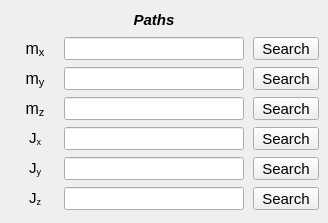
       <widget class="QWidget" name="tab_mass_table">
        <attribute name="title">
         <string>Mass</string>
        </attribute>
        <widget class="QWidget" name="gridLayoutWidget_2">
         <property name="geometry">
          <rect>
           <x>10</x>
           <y>6</y>
           <width>309</width>
           <height>208</height>
          </rect>
         </property>
         <layout class="QGridLayout" name="gridLayout_2">
          <property name="leftMargin">
           <number>5</number>
          </property>
          <property name="topMargin">
           <number>3</number>
          </property>
          <property name="bottomMargin">
           <number>4</number>
          </property>
          <property name="horizontalSpacing">
           <number>9</number>
          </property>
          <property name="verticalSpacing">
           <number>7</number>
          </property>
          <item row="6" column="0">
           <widget class="QLabel" name="label_37">
            <property name="enabled">
             <bool>true</bool>
            </property>
            <property name="minimumSize">
             <size>
              <width>40</width>
              <height>23</height>
             </size>
            </property>
            <property name="maximumSize">
             <size>
              <width>40</width>
              <height>23</height>
             </size>
            </property>
            <property name="font">
             <font>
              <pointsize>11</pointsize>
             </font>
            </property>
            <property name="text">
             <string>&lt;html&gt;&lt;head/&gt;&lt;body&gt;&lt;p align=&quot;center&quot;&gt;&lt;span style=&quot; font-size:11pt;&quot;&gt;J&lt;/span&gt;&lt;span style=&quot; font-size:11pt; vertical-align:sub;&quot;&gt;z&lt;/span&gt;&lt;/p&gt;&lt;/body&gt;&lt;/html&gt;</string>
            </property>
            <property name="alignment">
             <set>Qt::AlignCenter</set>
            </property>
           </widget>
          </item>
          <item row="1" column="1">
           <widget class="QLineEdit" name="lineEdit_path_table_Mx">
            <property name="enabled">
             <bool>true</bool>
            </property>
            <property name="minimumSize">
             <size>
              <width>0</width>
              <height>23</height>
             </size>
            </property>
            <property name="maximumSize">
             <size>
              <width>16777215</width>
              <height>23</height>
             </size>
            </property>
            <property name="font">
             <font>
              <pointsize>8</pointsize>
              <weight>50</weight>
              <bold>false</bold>
             </font>
            </property>
            <property name="alignment">
             <set>Qt::AlignCenter</set>
            </property>
           </widget>
          </item>
          <item row="2" column="1">
           <widget class="QLineEdit" name="lineEdit_path_table_My">
            <property name="enabled">
             <bool>true</bool>
            </property>
            <property name="minimumSize">
             <size>
              <width>0</width>
              <height>23</height>
             </size>
            </property>
            <property name="maximumSize">
             <size>
              <width>16777215</width>
              <height>23</height>
             </size>
            </property>
            <property name="font">
             <font>
              <pointsize>8</pointsize>
              <weight>50</weight>
              <bold>false</bold>
             </font>
            </property>
            <property name="alignment">
             <set>Qt::AlignCenter</set>
            </property>
           </widget>
          </item>
          <item row="1" column="0">
           <widget class="QLabel" name="label_34">
            <property name="enabled">
             <bool>true</bool>
            </property>
            <property name="minimumSize">
             <size>
              <width>40</width>
              <height>23</height>
             </size>
            </property>
            <property name="maximumSize">
             <size>
              <width>40</width>
              <height>23</height>
             </size>
            </property>
            <property name="font">
             <font>
              <pointsize>11</pointsize>
             </font>
            </property>
            <property name="text">
             <string>&lt;html&gt;&lt;head/&gt;&lt;body&gt;&lt;p align=&quot;center&quot;&gt;&lt;span style=&quot; font-size:12pt;&quot;&gt;m&lt;/span&gt;&lt;span style=&quot; font-size:12pt; vertical-align:sub;&quot;&gt;x&lt;/span&gt;&lt;/p&gt;&lt;/body&gt;&lt;/html&gt;</string>
            </property>
            <property name="alignment">
             <set>Qt::AlignCenter</set>
            </property>
           </widget>
          </item>
          <item row="4" column="1">
           <widget class="QLineEdit" name="lineEdit_path_table_Jx">
            <property name="enabled">
             <bool>true</bool>
            </property>
            <property name="minimumSize">
             <size>
              <width>0</width>
              <height>23</height>
             </size>
            </property>
            <property name="maximumSize">
             <size>
              <width>16777215</width>
              <height>23</height>
             </size>
            </property>
            <property name="font">
             <font>
              <pointsize>8</pointsize>
              <weight>50</weight>
              <bold>false</bold>
             </font>
            </property>
            <property name="alignment">
             <set>Qt::AlignCenter</set>
            </property>
           </widget>
          </item>
          <item row="6" column="2">
           <widget class="QToolButton" name="toolButton_load_Jz_table">
            <property name="enabled">
             <bool>true</bool>
            </property>
            <property name="sizePolicy">
             <sizepolicy hsizetype="Expanding" vsizetype="Fixed">
              <horstretch>0</horstretch>
              <verstretch>0</verstretch>
             </sizepolicy>
            </property>
            <property name="minimumSize">
             <size>
              <width>0</width>
              <height>23</height>
             </size>
            </property>
            <property name="maximumSize">
             <size>
              <width>16777215</width>
              <height>23</height>
             </size>
            </property>
            <property name="font">
             <font>
              <pointsize>11</pointsize>
             </font>
            </property>
            <property name="text">
             <string>Search</string>
            </property>
            <property name="autoRaise">
             <bool>false</bool>
            </property>
            <property name="arrowType">
             <enum>Qt::NoArrow</enum>
            </property>
           </widget>
          </item>
          <item row="4" column="2">
           <widget class="QToolButton" name="toolButton_load_Jx_table">
            <property name="enabled">
             <bool>true</bool>
            </property>
            <property name="sizePolicy">
             <sizepolicy hsizetype="Expanding" vsizetype="Fixed">
              <horstretch>0</horstretch>
              <verstretch>0</verstretch>
             </sizepolicy>
            </property>
            <property name="minimumSize">
             <size>
              <width>0</width>
              <height>23</height>
             </size>
            </property>
            <property name="maximumSize">
             <size>
              <width>16777215</width>
              <height>23</height>
             </size>
            </property>
            <property name="font">
             <font>
              <pointsize>11</pointsize>
             </font>
            </property>
            <property name="text">
             <string>Search</string>
            </property>
            <property name="autoRaise">
             <bool>false</bool>
            </property>
            <property name="arrowType">
             <enum>Qt::NoArrow</enum>
            </property>
           </widget>
          </item>
          <item row="3" column="1">
           <widget class="QLineEdit" name="lineEdit_path_table_Mz">
            <property name="enabled">
             <bool>true</bool>
            </property>
            <property name="minimumSize">
             <size>
              <width>0</width>
              <height>23</height>
             </size>
            </property>
            <property name="maximumSize">
             <size>
              <width>16777215</width>
              <height>23</height>
             </size>
            </property>
            <property name="font">
             <font>
              <pointsize>8</pointsize>
              <weight>50</weight>
              <bold>false</bold>
             </font>
            </property>
            <property name="alignment">
             <set>Qt::AlignCenter</set>
            </property>
           </widget>
          </item>
          <item row="2" column="0">
           <widget class="QLabel" name="label_54">
            <property name="enabled">
             <bool>true</bool>
            </property>
            <property name="minimumSize">
             <size>
              <width>40</width>
              <height>23</height>
             </size>
            </property>
            <property name="maximumSize">
             <size>
              <width>40</width>
              <height>23</height>
             </size>
            </property>
            <property name="font">
             <font>
              <pointsize>11</pointsize>
             </font>
            </property>
            <property name="text">
             <string>&lt;html&gt;&lt;head/&gt;&lt;body&gt;&lt;p align=&quot;center&quot;&gt;&lt;span style=&quot; font-size:12pt;&quot;&gt;m&lt;/span&gt;&lt;span style=&quot; font-size:12pt; vertical-align:sub;&quot;&gt;y&lt;/span&gt;&lt;/p&gt;&lt;/body&gt;&lt;/html&gt;</string>
            </property>
            <property name="alignment">
             <set>Qt::AlignCenter</set>
            </property>
           </widget>
          </item>
          <item row="3" column="0">
           <widget class="QLabel" name="label_52">
            <property name="enabled">
             <bool>true</bool>
            </property>
            <property name="minimumSize">
             <size>
              <width>40</width>
              <height>23</height>
             </size>
            </property>
            <property name="maximumSize">
             <size>
              <width>40</width>
              <height>23</height>
             </size>
            </property>
            <property name="font">
             <font>
              <pointsize>11</pointsize>
             </font>
            </property>
            <property name="text">
             <string>&lt;html&gt;&lt;head/&gt;&lt;body&gt;&lt;p align=&quot;center&quot;&gt;&lt;span style=&quot; font-size:12pt;&quot;&gt;m&lt;/span&gt;&lt;span style=&quot; font-size:12pt; vertical-align:sub;&quot;&gt;z&lt;/span&gt;&lt;/p&gt;&lt;/body&gt;&lt;/html&gt;</string>
            </property>
            <property name="alignment">
             <set>Qt::AlignCenter</set>
            </property>
           </widget>
          </item>
          <item row="5" column="2">
           <widget class="QToolButton" name="toolButton_load_Jy_table">
            <property name="enabled">
             <bool>true</bool>
            </property>
            <property name="sizePolicy">
             <sizepolicy hsizetype="Expanding" vsizetype="Fixed">
              <horstretch>0</horstretch>
              <verstretch>0</verstretch>
             </sizepolicy>
            </property>
            <property name="minimumSize">
             <size>
              <width>0</width>
              <height>23</height>
             </size>
            </property>
            <property name="maximumSize">
             <size>
              <width>16777215</width>
              <height>23</height>
             </size>
            </property>
            <property name="font">
             <font>
              <pointsize>11</pointsize>
             </font>
            </property>
            <property name="text">
             <string>Search</string>
            </property>
            <property name="autoRaise">
             <bool>false</bool>
            </property>
            <property name="arrowType">
             <enum>Qt::NoArrow</enum>
            </property>
           </widget>
          </item>
          <item row="3" column="2">
           <widget class="QToolButton" name="toolButton_load_Mz_table">
            <property name="enabled">
             <bool>true</bool>
            </property>
            <property name="sizePolicy">
             <sizepolicy hsizetype="Expanding" vsizetype="Fixed">
              <horstretch>0</horstretch>
              <verstretch>0</verstretch>
             </sizepolicy>
            </property>
            <property name="minimumSize">
             <size>
              <width>0</width>
              <height>23</height>
             </size>
            </property>
            <property name="maximumSize">
             <size>
              <width>16777215</width>
              <height>23</height>
             </size>
            </property>
            <property name="font">
             <font>
              <pointsize>11</pointsize>
             </font>
            </property>
            <property name="text">
             <string>Search</string>
            </property>
            <property name="autoRaise">
             <bool>false</bool>
            </property>
            <property name="arrowType">
             <enum>Qt::NoArrow</enum>
            </property>
           </widget>
          </item>
          <item row="2" column="2">
           <widget class="QToolButton" name="toolButton_load_My_table">
            <property name="enabled">
             <bool>true</bool>
            </property>
            <property name="sizePolicy">
             <sizepolicy hsizetype="Expanding" vsizetype="Fixed">
              <horstretch>0</horstretch>
              <verstretch>0</verstretch>
             </sizepolicy>
            </property>
            <property name="minimumSize">
             <size>
              <width>0</width>
              <height>23</height>
             </size>
            </property>
            <property name="maximumSize">
             <size>
              <width>16777215</width>
              <height>23</height>
             </size>
            </property>
            <property name="font">
             <font>
              <pointsize>11</pointsize>
             </font>
            </property>
            <property name="text">
             <string>Search</string>
            </property>
            <property name="autoRaise">
             <bool>false</bool>
            </property>
            <property name="arrowType">
             <enum>Qt::NoArrow</enum>
            </property>
           </widget>
          </item>
          <item row="1" column="2">
           <widget class="QToolButton" name="toolButton_load_Mx_table">
            <property name="enabled">
             <bool>true</bool>
            </property>
            <property name="sizePolicy">
             <sizepolicy hsizetype="Expanding" vsizetype="Fixed">
              <horstretch>0</horstretch>
              <verstretch>0</verstretch>
             </sizepolicy>
            </property>
            <property name="minimumSize">
             <size>
              <width>0</width>
              <height>23</height>
             </size>
            </property>
            <property name="maximumSize">
             <size>
              <width>16777215</width>
              <height>23</height>
             </size>
            </property>
            <property name="font">
             <font>
              <pointsize>11</pointsize>
             </font>
            </property>
            <property name="text">
             <string>Search</string>
            </property>
            <property name="autoRaise">
             <bool>false</bool>
            </property>
            <property name="arrowType">
             <enum>Qt::NoArrow</enum>
            </property>
           </widget>
          </item>
          <item row="5" column="1">
           <widget class="QLineEdit" name="lineEdit_path_table_Jy">
            <property name="enabled">
             <bool>true</bool>
            </property>
            <property name="minimumSize">
             <size>
              <width>0</width>
              <height>23</height>
             </size>
            </property>
            <property name="maximumSize">
             <size>
              <width>16777215</width>
              <height>23</height>
             </size>
            </property>
            <property name="font">
             <font>
              <pointsize>8</pointsize>
              <weight>50</weight>
              <bold>false</bold>
             </font>
            </property>
            <property name="alignment">
             <set>Qt::AlignCenter</set>
            </property>
           </widget>
          </item>
          <item row="6" column="1">
           <widget class="QLineEdit" name="lineEdit_path_table_Jz">
            <property name="enabled">
             <bool>true</bool>
            </property>
            <property name="minimumSize">
             <size>
              <width>0</width>
              <height>23</height>
             </size>
            </property>
            <property name="maximumSize">
             <size>
              <width>16777215</width>
              <height>23</height>
             </size>
            </property>
            <property name="font">
             <font>
              <pointsize>8</pointsize>
              <weight>50</weight>
              <bold>false</bold>
             </font>
            </property>
            <property name="alignment">
             <set>Qt::AlignCenter</set>
            </property>
           </widget>
          </item>
          <item row="4" column="0">
           <widget class="QLabel" name="label_35">
            <property name="enabled">
             <bool>true</bool>
            </property>
            <property name="minimumSize">
             <size>
              <width>40</width>
              <height>23</height>
             </size>
            </property>
            <property name="maximumSize">
             <size>
              <width>40</width>
              <height>23</height>
             </size>
            </property>
            <property name="font">
             <font>
              <pointsize>11</pointsize>
             </font>
            </property>
            <property name="text">
             <string>&lt;html&gt;&lt;head/&gt;&lt;body&gt;&lt;p align=&quot;center&quot;&gt;&lt;span style=&quot; font-size:11pt;&quot;&gt;J&lt;/span&gt;&lt;span style=&quot; font-size:11pt; vertical-align:sub;&quot;&gt;x&lt;/span&gt;&lt;/p&gt;&lt;/body&gt;&lt;/html&gt;</string>
            </property>
            <property name="alignment">
             <set>Qt::AlignCenter</set>
            </property>
           </widget>
          </item>
          <item row="5" column="0">
           <widget class="QLabel" name="label_36">
            <property name="enabled">
             <bool>true</bool>
            </property>
            <property name="minimumSize">
             <size>
              <width>40</width>
              <height>23</height>
             </size>
            </property>
            <property name="maximumSize">
             <size>
              <width>40</width>
              <height>23</height>
             </size>
            </property>
            <property name="font">
             <font>
              <pointsize>11</pointsize>
             </font>
            </property>
            <property name="text">
             <string>&lt;html&gt;&lt;head/&gt;&lt;body&gt;&lt;p align=&quot;center&quot;&gt;&lt;span style=&quot; font-size:11pt;&quot;&gt;J&lt;/span&gt;&lt;span style=&quot; font-size:11pt; vertical-align:sub;&quot;&gt;y&lt;/span&gt;&lt;/p&gt;&lt;/body&gt;&lt;/html&gt;</string>
            </property>
            <property name="alignment">
             <set>Qt::AlignCenter</set>
            </property>
           </widget>
          </item>
          <item row="0" column="1">
           <widget class="QLabel" name="label_55">
            <property name="minimumSize">
             <size>
              <width>180</width>
              <height>21</height>
             </size>
            </property>
            <property name="maximumSize">
             <size>
              <width>200</width>
              <height>21</height>
             </size>
            </property>
            <property name="font">
             <font>
              <family>Arial</family>
              <pointsize>11</pointsize>
              <weight>75</weight>
              <italic>true</italic>
              <bold>true</bold>
             </font>
            </property>
            <property name="frameShape">
             <enum>QFrame::NoFrame</enum>
            </property>
            <property name="frameShadow">
             <enum>QFrame::Plain</enum>
            </property>
            <property name="text">
             <string>Paths</string>
            </property>
            <property name="alignment">
             <set>Qt::AlignCenter</set>
            </property>
           </widget>
          </item>
         </layout>
        </widget>
       </widget>
